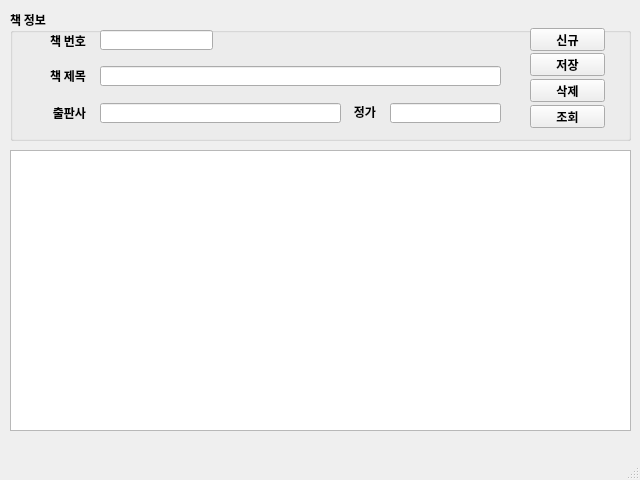
<?xml version="1.0" encoding="UTF-8"?>
<ui version="4.0">
 <class>MainWindow</class>
 <widget class="QMainWindow" name="MainWindow">
  <property name="geometry">
   <rect>
    <x>0</x>
    <y>0</y>
    <width>640</width>
    <height>480</height>
   </rect>
  </property>
  <property name="minimumSize">
   <size>
    <width>640</width>
    <height>480</height>
   </size>
  </property>
  <property name="font">
   <font>
    <family>나눔고딕</family>
    <weight>75</weight>
    <bold>true</bold>
   </font>
  </property>
  <property name="windowTitle">
   <string>마당 도서관리</string>
  </property>
  <widget class="QWidget" name="centralwidget">
   <widget class="QGroupBox" name="groupBox">
    <property name="geometry">
     <rect>
      <x>10</x>
      <y>10</y>
      <width>621</width>
      <height>131</height>
     </rect>
    </property>
    <property name="title">
     <string>책 정보</string>
    </property>
    <widget class="QLabel" name="label">
     <property name="geometry">
      <rect>
       <x>20</x>
       <y>25</y>
       <width>56</width>
       <height>12</height>
      </rect>
     </property>
     <property name="text">
      <string>책 번호</string>
     </property>
     <property name="alignment">
      <set>Qt::AlignRight|Qt::AlignTrailing|Qt::AlignVCenter</set>
     </property>
    </widget>
    <widget class="QLineEdit" name="txtBookId">
     <property name="geometry">
      <rect>
       <x>90</x>
       <y>20</y>
       <width>113</width>
       <height>20</height>
      </rect>
     </property>
    </widget>
    <widget class="QLabel" name="label_2">
     <property name="geometry">
      <rect>
       <x>20</x>
       <y>60</y>
       <width>56</width>
       <height>12</height>
      </rect>
     </property>
     <property name="text">
      <string>책 제목</string>
     </property>
     <property name="alignment">
      <set>Qt::AlignRight|Qt::AlignTrailing|Qt::AlignVCenter</set>
     </property>
    </widget>
    <widget class="QLineEdit" name="txtBookName">
     <property name="geometry">
      <rect>
       <x>90</x>
       <y>56</y>
       <width>401</width>
       <height>20</height>
      </rect>
     </property>
    </widget>
    <widget class="QPushButton" name="btnNew">
     <property name="geometry">
      <rect>
       <x>520</x>
       <y>18</y>
       <width>75</width>
       <height>23</height>
      </rect>
     </property>
     <property name="text">
      <string>신규</string>
     </property>
    </widget>
    <widget class="QPushButton" name="btnSave">
     <property name="geometry">
      <rect>
       <x>520</x>
       <y>43</y>
       <width>75</width>
       <height>23</height>
      </rect>
     </property>
     <property name="text">
      <string>저장</string>
     </property>
    </widget>
    <widget class="QPushButton" name="btnDel">
     <property name="geometry">
      <rect>
       <x>520</x>
       <y>69</y>
       <width>75</width>
       <height>23</height>
      </rect>
     </property>
     <property name="text">
      <string>삭제</string>
     </property>
    </widget>
    <widget class="QPushButton" name="btnReload">
     <property name="geometry">
      <rect>
       <x>520</x>
       <y>95</y>
       <width>75</width>
       <height>23</height>
      </rect>
     </property>
     <property name="text">
      <string>조회</string>
     </property>
    </widget>
    <widget class="QLineEdit" name="txtPublisher">
     <property name="geometry">
      <rect>
       <x>90</x>
       <y>93</y>
       <width>241</width>
       <height>20</height>
      </rect>
     </property>
    </widget>
    <widget class="QLabel" name="label_4">
     <property name="geometry">
      <rect>
       <x>310</x>
       <y>96</y>
       <width>56</width>
       <height>12</height>
      </rect>
     </property>
     <property name="text">
      <string>정가</string>
     </property>
     <property name="alignment">
      <set>Qt::AlignRight|Qt::AlignTrailing|Qt::AlignVCenter</set>
     </property>
    </widget>
    <widget class="QLineEdit" name="txtPrice">
     <property name="geometry">
      <rect>
       <x>380</x>
       <y>93</y>
       <width>111</width>
       <height>20</height>
      </rect>
     </property>
    </widget>
    <widget class="QLabel" name="label_3">
     <property name="geometry">
      <rect>
       <x>20</x>
       <y>97</y>
       <width>56</width>
       <height>12</height>
      </rect>
     </property>
     <property name="text">
      <string>출판사</string>
     </property>
     <property name="alignment">
      <set>Qt::AlignRight|Qt::AlignTrailing|Qt::AlignVCenter</set>
     </property>
    </widget>
   </widget>
   <widget class="QTableWidget" name="tblBooks">
    <property name="geometry">
     <rect>
      <x>10</x>
      <y>150</y>
      <width>621</width>
      <height>281</height>
     </rect>
    </property>
   </widget>
  </widget>
  <widget class="QMenuBar" name="menubar">
   <property name="geometry">
    <rect>
     <x>0</x>
     <y>0</y>
     <width>640</width>
     <height>21</height>
    </rect>
   </property>
  </widget>
  <widget class="QStatusBar" name="statusbar"/>
 </widget>
 <tabstops>
  <tabstop>txtBookId</tabstop>
  <tabstop>txtBookName</tabstop>
  <tabstop>txtPublisher</tabstop>
  <tabstop>txtPrice</tabstop>
  <tabstop>btnNew</tabstop>
  <tabstop>btnSave</tabstop>
  <tabstop>btnDel</tabstop>
  <tabstop>btnReload</tabstop>
  <tabstop>tblBooks</tabstop>
 </tabstops>
 <resources/>
 <connections/>
</ui>
